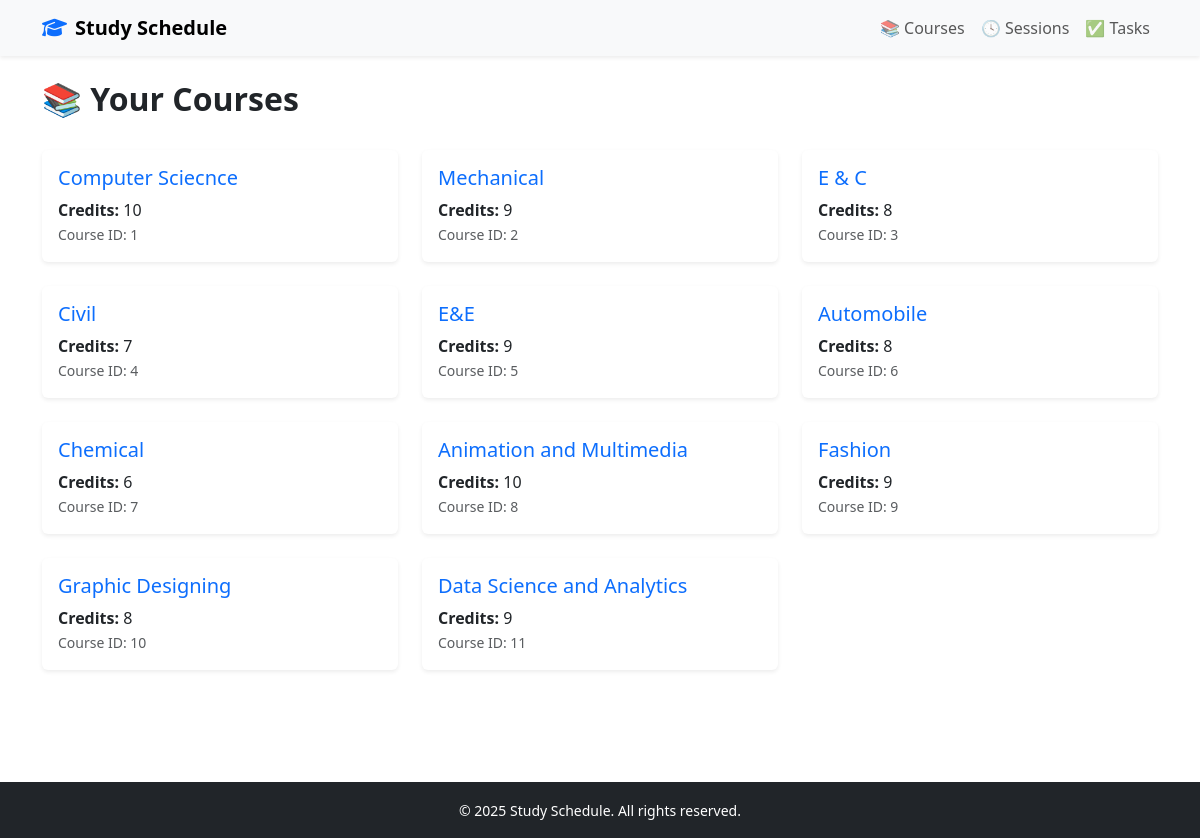
Page /courses/ on the committed database.
### scheduler/models.py (models this page shows, shortened)
class Course(models.Model):
    name = models.CharField(max_length=100)
    description = models.TextField(blank=True)
    credits = models.IntegerField(default=0)

### scheduler/views.py (the view)
# urls.py: path('courses/', views.course_list, name='courses'),
def course_list(request):
    courses = Course.objects.all()
    return render(request, 'scheduler/courses.html', {'courses': courses})

### scheduler/templates/scheduler/courses.html (shortened to what this page needs)
{% extends 'scheduler/base.html' %}
{% block content %}
<div class="d-flex justify-content-between align-items-center mb-4">
  <h2 class="fw-bold">📚 Your Courses</h2>
</div>
<div class="row">
  {% for course in courses %}
  <div class="col-md-6 col-lg-4 mb-4">
    <div class="card h-100 shadow-sm border-0 hover-zoom">
      <div class="card-body">
        <h5 class="card-title text-primary">{{ course.name }}</h5>
        <p class="card-text mb-0"><strong>Credits:</strong> {{ course.credits }}</p>
        <p class="text-muted mb-0"><small>Course ID: {{ course.id }}</small></p>
      </div>
    </div>
  </div>
  {% empty %}
  <div class="col-12 text-center">
    <img src="/static/images/empty-folder.png" alt="No courses" style="max-width: 200px;" class="mb-3">
    <p class="text-muted">No courses available.</p>
  </div>
  {% endfor %}
</div>
{% endblock %}

### scheduler/templates/scheduler/base.html (shortened to what this page needs)
<!DOCTYPE html>
<html lang="en">
<head>
    <link href="https://cdn.jsdelivr.net/npm/bootstrap@5.3.2/dist/css/bootstrap.min.css" rel="stylesheet">
    <link href="https://cdnjs.cloudflare.com/ajax/libs/font-awesome/6.5.0/css/all.min.css" rel="stylesheet">
</head>
<body>
<nav class="navbar navbar-expand-lg navbar-light bg-light shadow-sm">
    <div class="container">
        <a class="navbar-brand fw-bold" href="{% url 'home' %}">
            <i class="fas fa-graduation-cap me-2 text-primary"></i>Study Schedule
        </a>
        <div class="collapse navbar-collapse" id="navbarContent">
            <ul class="navbar-nav ms-auto">
                <li class="nav-item">
                    <a class="nav-link" href="{% url 'courses' %}">📚 Courses</a>
                </li>
                <li class="nav-item">
                    <a class="nav-link" href="{% url 'sessions' %}">🕓 Sessions</a>
                </li>
                <li class="nav-item">
                    <a class="nav-link" href="{% url 'tasks' %}">✅ Tasks</a>
                </li>
            </ul>
        </div>
    </div>
</nav>
<main class="container py-4">
    {% block content %}
    {% endblock %}
</main>
<footer class="bg-dark text-white text-center py-3">
    <div class="container">
        <small>&copy; {% now "Y" %} Study Schedule. All rights reserved.</small>
    </div>
</footer>
</body>
</html>

### scheduler/templates/scheduler/base.html (style rules this page uses)
body { scroll-behavior: smooth; }
footer { margin-top: 4rem; }

### scheduler/templates/scheduler/courses.html (style rules this page uses)
.hover-zoom { transition: transform 0.3s ease; }

### rows in the picture
Course: name "Computer Sciecnce", credits "10", id "1"
Course: name "Mechanical", credits "9", id "2"
Course: name "E & C", credits "8", id "3"
Course: name "Civil", credits "7", id "4"
Course: name "E&E", credits "9", id "5"
Course: name "Automobile", credits "8", id "6"
Course: name "Chemical", credits "6", id "7"
Course: name "Animation and Multimedia", credits "10", id "8"
Course: name "Fashion", credits "9", id "9"
Course: name "Graphic Designing", credits "8", id "10"
Course: name "Data Science and Analytics", credits "9", id "11"
